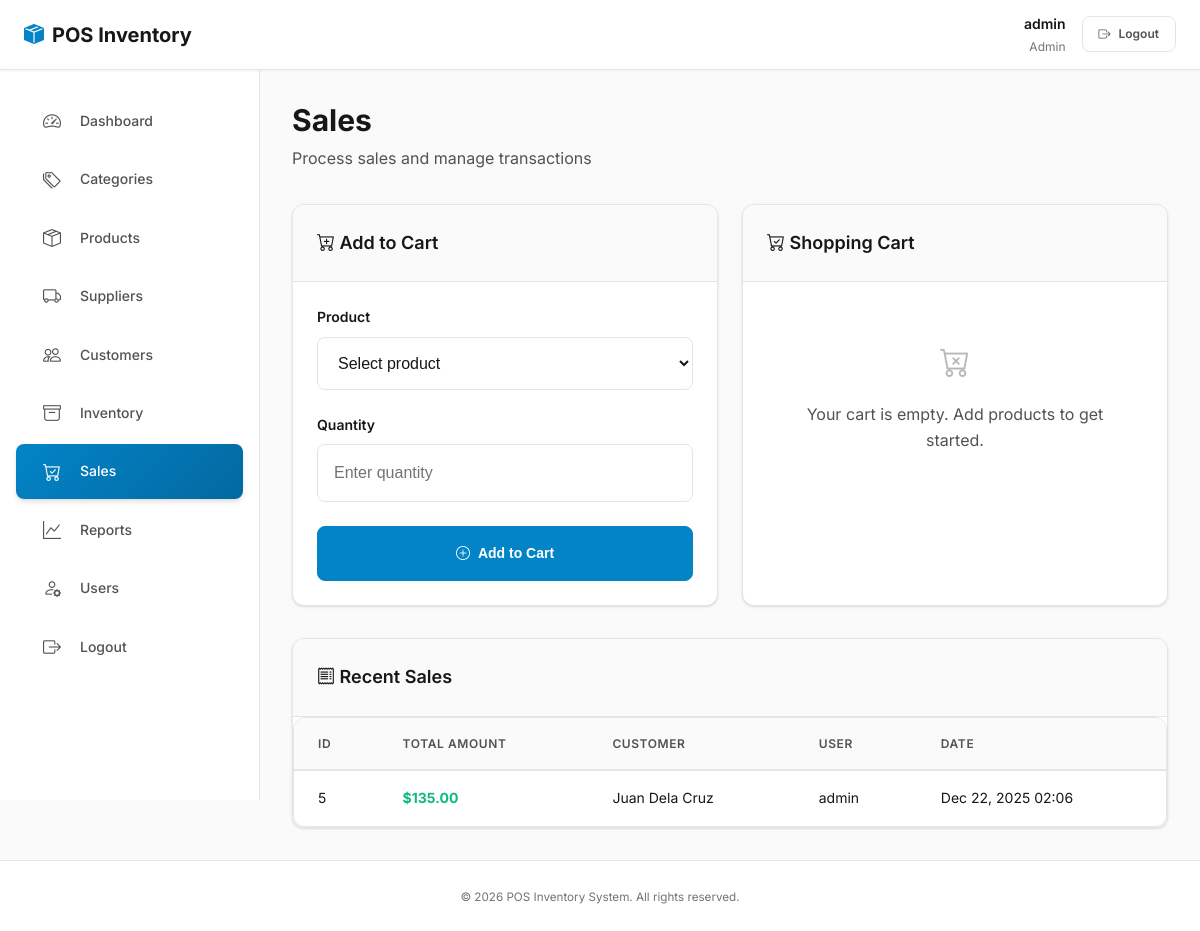
The app's page /index.php?page=sales (signed in), older data.
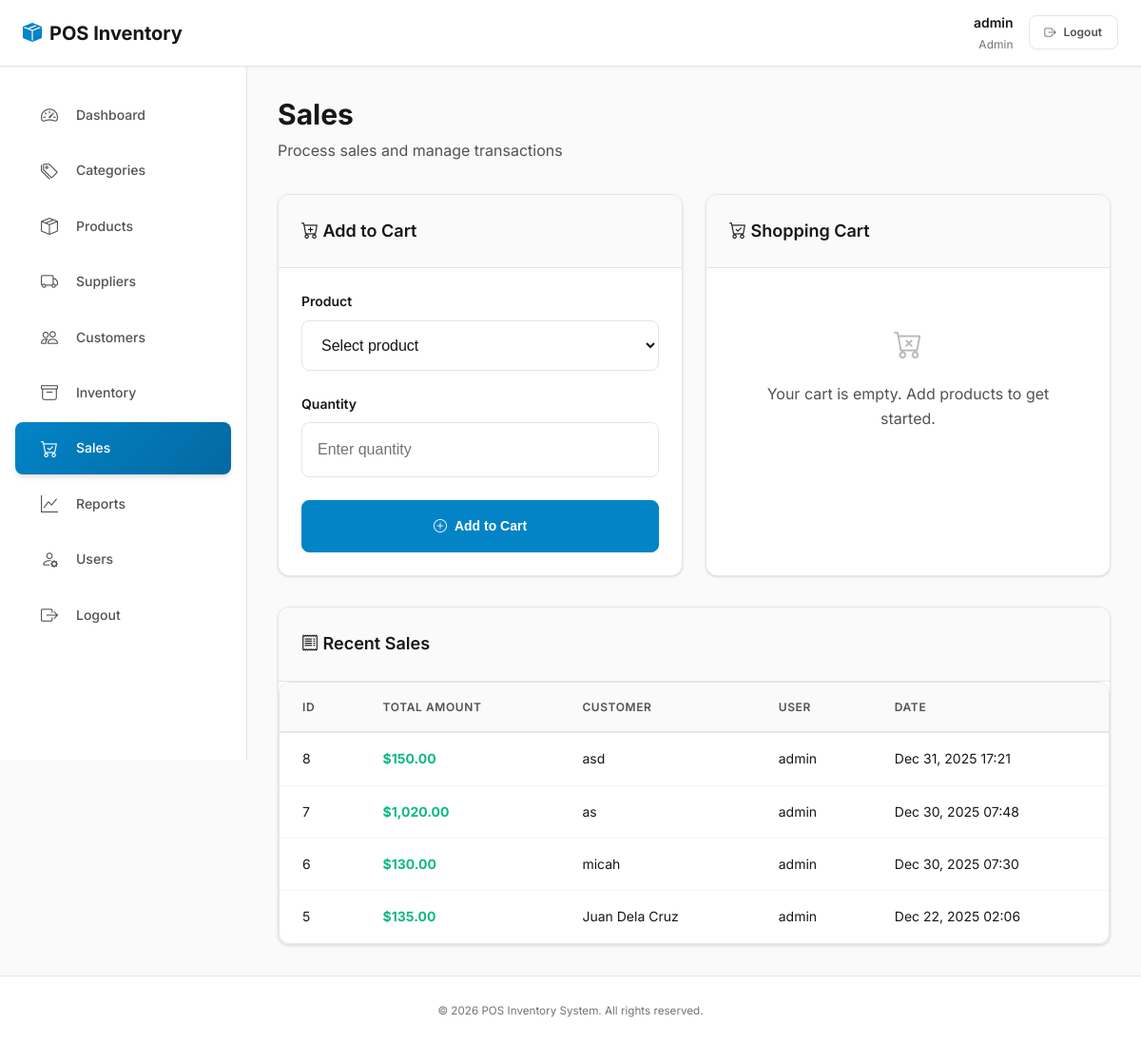
The same page, newer data.
### tables this page shows
CREATE TABLE `sales` (
  `sale_id` int(11) NOT NULL,
  `user_id` int(11) NOT NULL,
  `customer_id` int(11) DEFAULT NULL,
  `total_amount` decimal(10,2) NOT NULL,
  `sale_date` timestamp NOT NULL DEFAULT current_timestamp()
);

CREATE TABLE `customers` (
  `customer_id` int(11) NOT NULL,
  `customer_name` varchar(150) DEFAULT NULL,
  `contact_number` varchar(20) DEFAULT NULL,
  `created_at` timestamp NOT NULL DEFAULT current_timestamp()
);

CREATE TABLE `users` (
  `user_id` int(11) NOT NULL,
  `username` varchar(50) NOT NULL,
  `password` varchar(255) NOT NULL,
  `role` enum('admin','cashier') NOT NULL,
  `created_at` timestamp NOT NULL DEFAULT current_timestamp()
);

### functions.php (called while the page is built, shortened)
<?php
function sanitize($value)
{
    return htmlspecialchars(trim((string)$value), ENT_QUOTES, 'UTF-8');
}
function is_logged_in()
{
    return !empty($_SESSION['user_id']) || !empty($_SESSION['user']);
}
function get_current_role()
{
    if (isset($_SESSION['user_role'])) {
        return $_SESSION['user_role'];
    }
    return null;
}

### modules/sales.php (the view, shortened to what the changed rows need)
<?php
$recentSales = $conn->query('
    SELECT s.sale_id, s.total_amount, s.sale_date,
           c.customer_name, u.username
    FROM sales s
    LEFT JOIN customers c ON c.customer_id = s.customer_id
    JOIN users u ON u.user_id = s.user_id
    ORDER BY s.sale_id DESC
    LIMIT 10
')->fetch_all(MYSQLI_ASSOC);
?>
<main>
    <div class="page-header">
        <h1 class="page-title">Sales</h1>
    </div>
    <div class="card">
        <div class="card-body" style="padding: 0;">
            <div class="table-container">
                <table class="table table-hover align-middle">
                    <thead>
                        <tr>
                            <th>ID</th>
                            <th>Total Amount</th>
                            <th>Customer</th>
                            <th>User</th>
                            <th>Date</th>
                        </tr>
                    </thead>
                    <tbody>
                        <?php if (empty($recentSales)): ?>
                            <tr>
                                <td colspan="5" class="text-center text-muted" style="padding: var(--spacing-2xl);">
                                    <i class="bi bi-inbox" style="font-size: var(--font-size-3xl); display: block; margin-bottom: var(--spacing-md); opacity: 0.5;"></i>
                                    No sales recorded yet.
                                </td>
                            </tr>
                        <?php else: ?>
                            <?php foreach ($recentSales as $s): ?>
                                <tr class="clickable-row" data-sale-id="<?php echo $s['sale_id']; ?>" style="cursor: pointer;">
                                    <td><?php echo $s['sale_id']; ?></td>
                                    <td><strong style="color: var(--success);">$<?php echo number_format($s['total_amount'], 2); ?></strong></td>
                                    <td><?php echo sanitize($s['customer_name'] ?? 'Walk-in'); ?></td>
                                    <td><?php echo sanitize($s['username']); ?></td>
                                    <td><?php echo date('M d, Y H:i', strtotime($s['sale_date'])); ?></td>
                                </tr>
                            <?php endforeach; ?>
                        <?php endif; ?>
                    </tbody>
                </table>
            </div>
        </div>
    </div>
</main>
</div>

### includes/nav.php (shortened to what the changed rows need)
<?php if (is_logged_in()): ?>
<?php
$userRole = get_current_role();
$current = isset($_GET['page']) ? $_GET['page'] : 'dashboard';
$pages = [
    'dashboard' => ['label' => 'Dashboard', 'icon' => 'bi-speedometer2', 'roles' => ['admin', 'cashier', 'manager']],
    'categories' => ['label' => 'Categories', 'icon' => 'bi-tags', 'roles' => ['admin', 'manager']],
    'products' => ['label' => 'Products', 'icon' => 'bi-box-seam', 'roles' => ['admin', 'cashier', 'manager']],
    'suppliers' => ['label' => 'Suppliers', 'icon' => 'bi-truck', 'roles' => ['admin', 'manager']],
    'customers' => ['label' => 'Customers', 'icon' => 'bi-people', 'roles' => ['admin', 'cashier', 'manager']],
    'inventory' => ['label' => 'Inventory', 'icon' => 'bi-archive', 'roles' => ['admin', 'manager']],
    'sales' => ['label' => 'Sales', 'icon' => 'bi-cart-check', 'roles' => ['admin', 'cashier', 'manager']],
    'reports' => ['label' => 'Reports', 'icon' => 'bi-graph-up', 'roles' => ['admin', 'manager']],
    'users' => ['label' => 'Users', 'icon' => 'bi-person-gear', 'roles' => ['admin']],
];
?>
<aside class="sidebar">
    <ul class="sidebar-list">
        <?php foreach ($pages as $key => $meta):
            if (in_array($userRole, $meta['roles'])): ?>
                <li>
                    <a href="index.php?page=<?php echo $key; ?>"
                       class="list-group-item <?php echo $current === $key ? 'active' : ''; ?>">
                        <i class="bi <?php echo $meta['icon']; ?>"></i>
                        <span><?php echo $meta['label']; ?></span>
                    </a>
                </li>
            <?php endif; ?>
        <?php endforeach; ?>
    </ul>
</aside>
<?php endif; ?>

Row changes from the older to the newer data that the page shows:
added sales: sale_id "8", total_amount "150.00", customer.customer_name "asd", user.username "admin", sale_date "Dec 31, 2025 17:21"
added sales: sale_id "7", total_amount "1,020.00", customer.customer_name "as", user.username "admin", sale_date "Dec 30, 2025 07:48"
added sales: sale_id "6", total_amount "130.00", customer.customer_name "micah", user.username "admin", sale_date "Dec 30, 2025 07:30"
